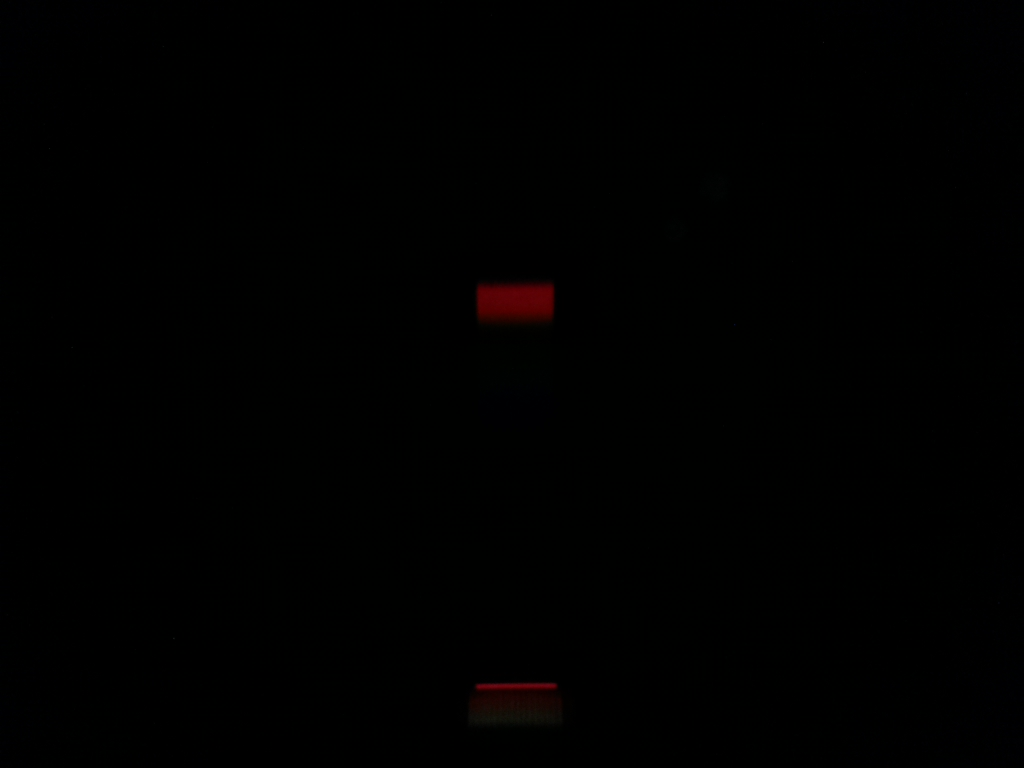
#> input picture lab3.18.11.21/red.jpg, 1024 x 768 px
$ python 'import numpy as np.py'
#> lines starting #> are read from the running program, lines starting #| are printed output that depends on the picture
import numpy as np
import matplotlib.pyplot as plt
import imageio
from cycler import cycler

def readIntensity(photoName, plotName, lamp, surface):
#> called with photoName = 'red.jpg', plotName = 'aaaaa', lamp = 'sw', surface = 'jgj'
    photo = imageio.imread(photoName)
#> photo is the input picture: shape (768, 1024, 3); mean R, G, B 0.5, 0.5, 0.1

    background = photo[1:1030, 1:1385, 0:3].swapaxes(0, 1)
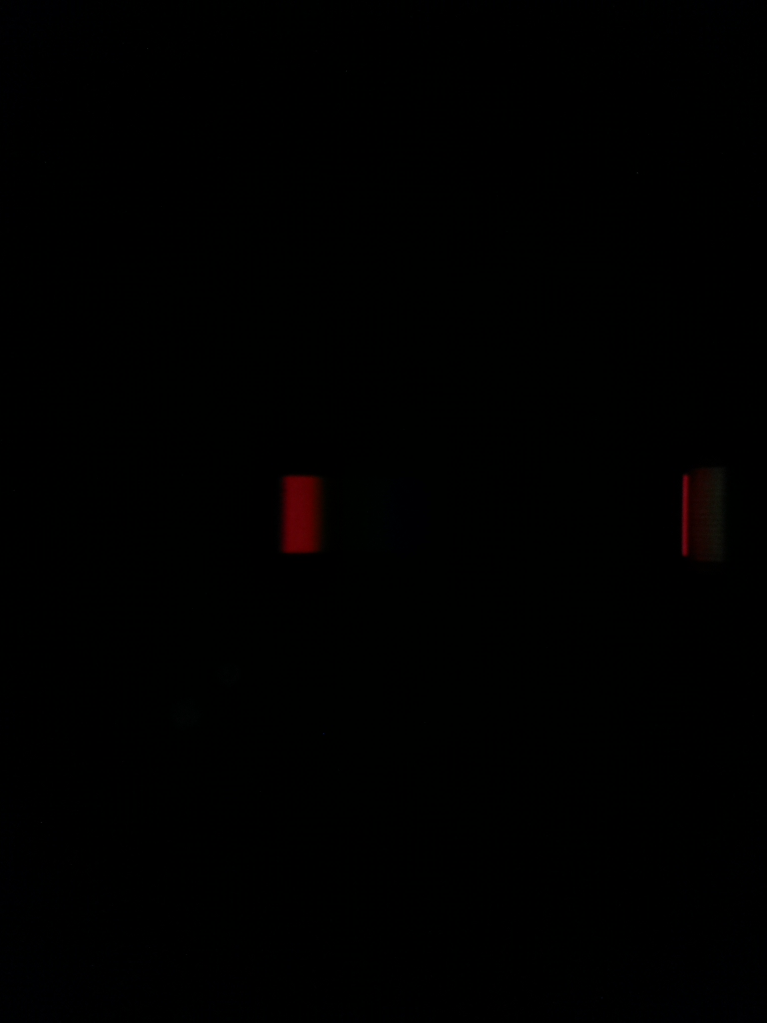
#> background: shape (1023, 767, 3); mean R, G, B 0.5, 0.5, 0.1
    cut = photo[480:1030, 1170:1350, 0:3].swapaxes(0, 1)
#> cut = empty array
    # background = photo[480:1030, 1130:1385, 0:3].swapaxes(0, 1)
    # cut = photo[480:1030, 1170:1350, 0:3].swapaxes(0, 1)
    rgb = np.mean(cut, axis=(0))
#> rgb = 288 rows, first 8: [nan, nan, nan], [nan, nan, nan], [nan, nan, nan], [nan, nan, nan], [nan, nan, nan], [nan, nan, nan], [nan, nan, nan], [nan, nan, nan]
    luma = 0.2989 * rgb[:, 0] + 0.5866 * rgb[:, 1] + 0.1144 * rgb[:, 2]
    print(background)
#> (printed output is left out)
    plt.rc('axes', prop_cycle=(cycler('color', ['r', 'g', 'b'])))

    fig = plt.figure(figsize=(10, 5), dpi=200)

    plt.title('Интенсивность отражённого излучения\n' + '{} / {}'.format(lamp, surface))
    plt.xlabel('Относительный номер пикселя')
    plt.ylabel('Яркость')

    plt.plot(rgb, label=['r', 'g', 'b'])
    plt.plot(luma, 'w', label='I')
    plt.legend()

    plt.imshow(background, origin='lower')


    plt.savefig(plotName)
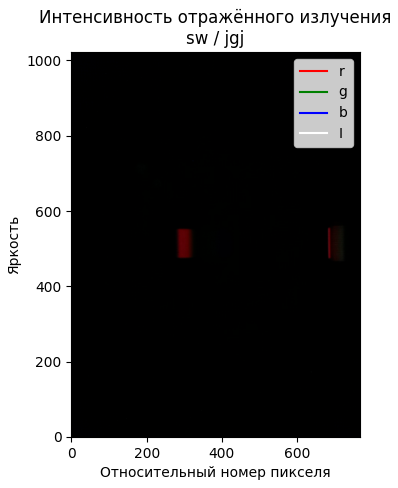
#> figure drawn by matplotlib, 1 panel

    return luma
readIntensity('red.jpg', 'aaaaa', 'sw', 'jgj')

$ run again, with lab3.18.11.21/green.jpg copied over lab3.18.11.21/red.jpg
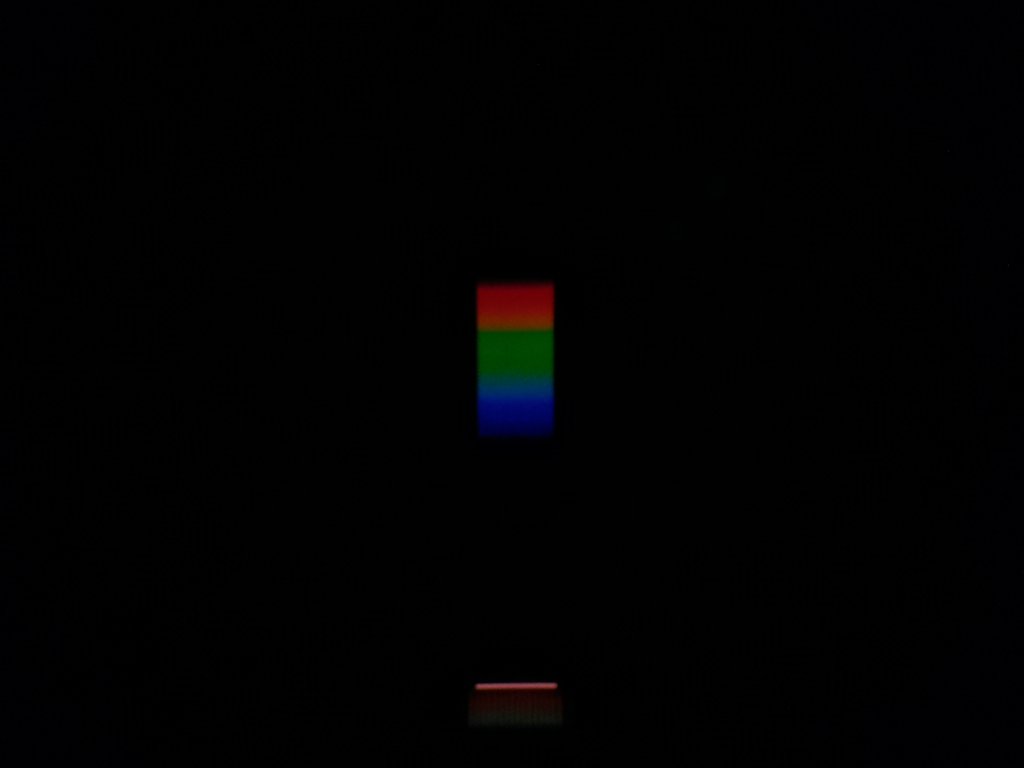
#> input picture lab3.18.11.21/green.jpg, 1024 x 768 px
#> in readIntensity, photo is the input picture: shape (768, 1024, 3); mean R, G, B 0.7, 1.2, 0.8
#> in readIntensity, `background = photo[1:1030, 1:1385, 0:3].swapaxes(0, 1)`:
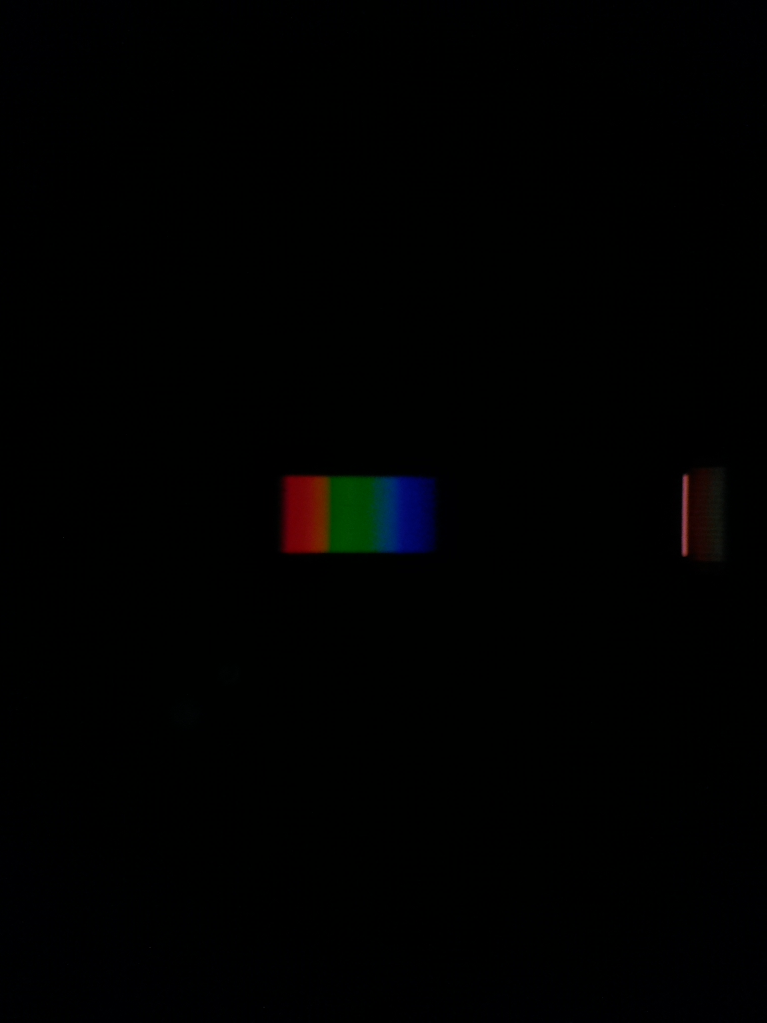
#> background: shape (1023, 767, 3); mean R, G, B 0.7, 1.2, 0.8
#> cut = empty array
#> rgb = 288 rows, first 8: [nan, nan, nan], [nan, nan, nan], [nan, nan, nan], [nan, nan, nan], [nan, nan, nan], [nan, nan, nan], [nan, nan, nan], [nan, nan, nan]
#> (printed output is left out)
#> in readIntensity, `plt.savefig(plotName)`:
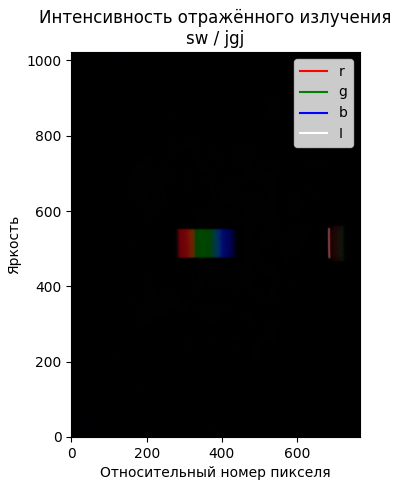
#> figure drawn by matplotlib, 1 panel
